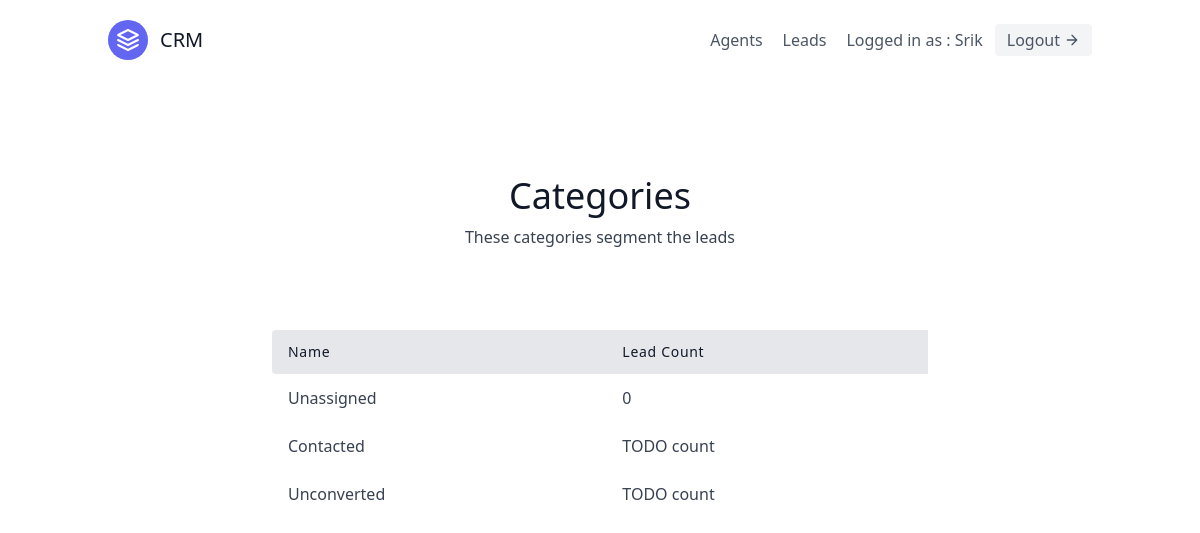
Page /leads/categories/ (signed in) on the committed database.
### leads/models.py (models this page shows, shortened)
class User(AbstractUser):
    is_organisor = models.BooleanField(default=True)
    is_agent = models.BooleanField(default=False)

class Category(models.Model):
    name = models.CharField(max_length=30)  # New, Contacted, Converted, Unconverted
    organisation = models.ForeignKey(UserProfile, on_delete=models.CASCADE)

### leads/views.py (the view)
# urls.py: path('categories/', CategoryListView.as_view(), name='category-list'),
class CategoryListView(LoginRequiredMixin, generic.ListView):
    template_name = "leads/category_list.html"
    context_object_name = "category_list"
    def get_context_data(self, **kwargs):
        context = super(CategoryListView, self).get_context_data(**kwargs)
        user = self.request.user
        if user.is_organisor:
            queryset = Lead.objects.filter(
                organisation=user.userprofile
            )
        else:
            queryset = Lead.objects.filter(
                organisation=user.agent.organisation
            )
        context.update({
            "unassigned_lead_count": queryset.filter(category__isnull=True).count()
        })
        return context
    def get_queryset(self):
        user = self.request.user
        if user.is_organisor:
            queryset = Category.objects.filter(
                organisation=user.userprofile
            )
        else:
            queryset = Category.objects.filter(
                organisation=user.agent.organisation
            )
        return queryset

### leads/templates/leads/category_list.html (shortened to what this page needs)
{% extends "base.html" %}
{% block content %}
<section class="text-gray-700 body-font">
    <div class="container px-5 py-24 mx-auto">
      <div class="flex flex-col text-center w-full mb-20">
        <h1 class="sm:text-4xl text-3xl font-medium title-font mb-2 text-gray-900">Categories</h1>
        <p class="lg:w-2/3 mx-auto leading-relaxed text-base">
            These categories segment the leads
        </p>
      </div>
      <div class="lg:w-2/3 w-full mx-auto overflow-auto">
        <table class="table-auto w-full text-left whitespace-no-wrap">
          <thead>
            <tr>
              <th class="px-4 py-3 title-font tracking-wider font-medium text-gray-900 text-sm bg-gray-200 rounded-tl rounded-bl">Name</th>
              <th class="px-4 py-3 title-font tracking-wider font-medium text-gray-900 text-sm bg-gray-200">Lead Count</th>
            </tr>
          </thead>
          <tbody>
            <tr>
                <td class="px-4 py-3">Unassigned</td>
                <td class="px-4 py-3">{{ unassigned_lead_count }}</td>
            </tr>
            {% for category in category_list %}
                <tr>
                    <td class="px-4 py-3">
                      <a class="hover:text-blue-500" href="{% url 'leads:category-detail' category.pk %}">{{ category.name }}</a>
                    </td>
                    <td class="px-4 py-3">TODO count</td>
                </tr>
            {% endfor %}
          </tbody>
        </table>
      </div>
    </div>
  </section>
{% endblock content %}

### templates/navbar.html (shortened to what this page needs)
<header class="text-gray-600 body-font">
    <div class="container mx-auto flex flex-wrap p-5 flex-col md:flex-row items-center">
      <a class="flex title-font font-medium items-center text-gray-900 mb-4 md:mb-0">
        <svg xmlns="http://www.w3.org/2000/svg" fill="none" stroke="currentColor" stroke-linecap="round" stroke-linejoin="round" stroke-width="2" class="w-10 h-10 text-white p-2 bg-indigo-500 rounded-full" viewBox="0 0 24 24">
          <path d="M12 2L2 7l10 5 10-5-10-5zM2 17l10 5 10-5M2 12l10 5 10-5"></path>
        </svg>
        <span class="ml-3 text-xl">CRM</span>
      </a>
      <nav class="md:ml-auto flex flex-wrap items-center text-base justify-center">
        {% if not request.user.is_authenticated %}
          <a href = "{% url 'signup' %}" class="mr-5 hover:text-gray-900">Signup</a>
        {%else%}
          {% if request.user.is_organisor %}
            <a href = "{% url 'agents:agent-list'%}" class="mr-5 hover:text-gray-900">Agents</a>
          {% endif %}
          <a href = "{% url 'leads:lead-list'%}" class="mr-5 hover:text-gray-900">Leads</a>
        {% endif %}
      </nav>
      {% if request.user.is_authenticated %}
          Logged in as : {{ request.user.username}}
          <a href= "{% url 'logout' %}" class="ml-3 inline-flex items-center bg-gray-100 border-0 py-1 px-3 focus:outline-none hover:bg-gray-200 rounded text-base mt-4 md:mt-0">Logout
            <svg fill="none" stroke="currentColor" stroke-linecap="round" stroke-linejoin="round" stroke-width="2" class="w-4 h-4 ml-1" viewBox="0 0 24 24">
              <path d="M5 12h14M12 5l7 7-7 7"></path>
            </svg>
          </a>
      {% endif %}
    </div>
  </header>

### rows in the picture
User: user.username "Srik"
Category: name "Contacted"
Category: name "Unconverted"

### other values in the picture
{{ unassigned_lead_count }} "0"
